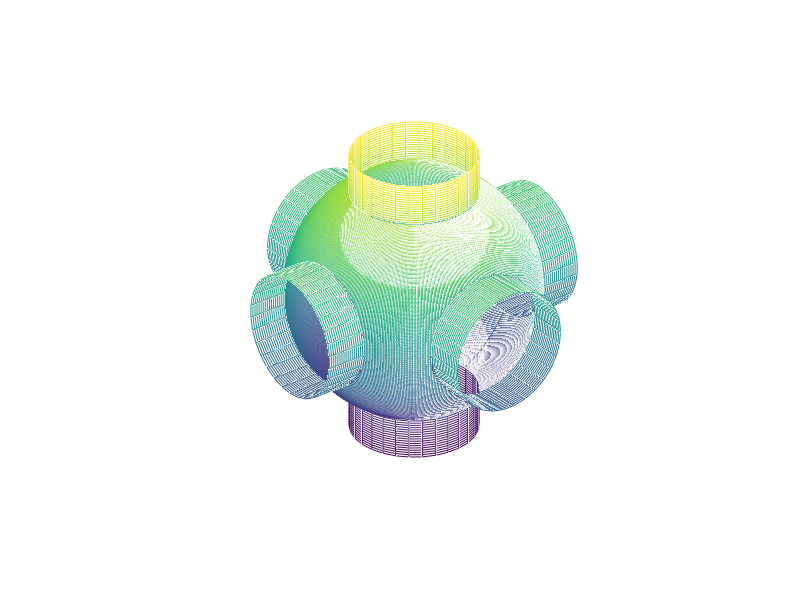

The MATLAB source for this figure:
[X,Y,Z]=sphere(500);
m=30;
z=1.2*(-2*m:2*m)/m;
r=ones(size(z));
theta=(0:m)/m*2*pi;
x1=r'*cos(theta);
y1=r'*sin(theta);
z1=z'*ones(1,1+m);
z2=r'*cos(theta);
y2=r'*sin(theta);
x2=z'*ones(1,1+m);
x3=r'*cos(theta);
z3=r'*sin(theta);
y3=z'*ones(1,1+m);
aa=find((2*X).^2+(2*Y).^2<1);
bb=find((2*X).^2+(2*Z).^2<1);
cc=find((2*Z).^2+(2*Y).^2<1);
Z(aa)=NaN;
Y(bb)=NaN;
X(cc)=NaN;
dd=find(x1.^2+y1.^2+z1.^2<4);
ee=find(x2.^2+y2.^2+z2.^2<4);
ff=find(x3.^2+y3.^2+z3.^2<4);
z2(ee)=NaN;
z1(dd)=NaN;
z3(ff)=NaN;
mesh(x1,y1,z1);
hold on;
mesh(x2,y2,z2);
hold on;
mesh(x3,y3,z3);
mesh(2*X,2*Y,2*Z);
axis equal;
axis off;